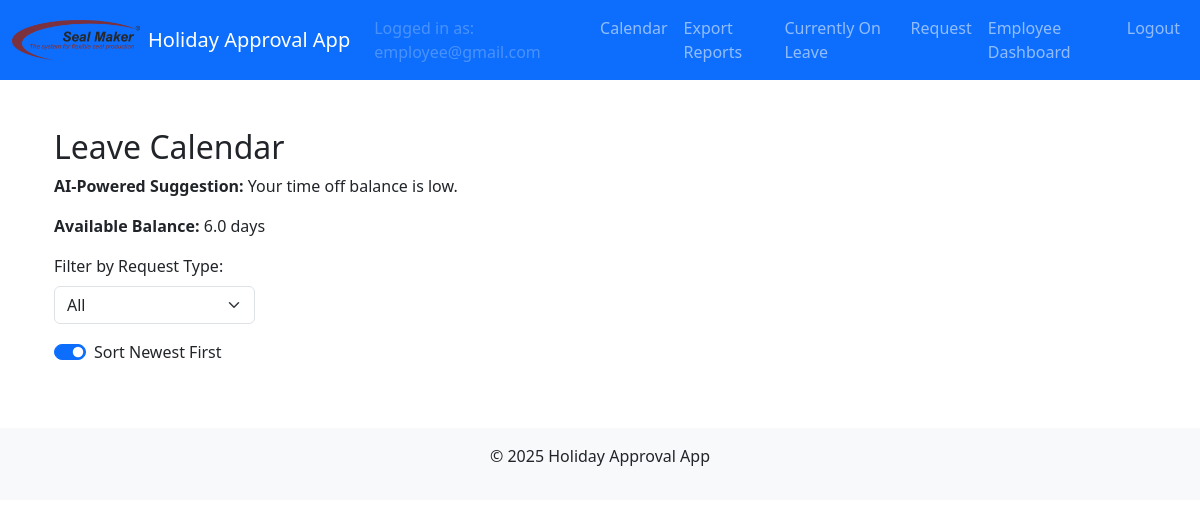
The app's page /calendar (signed in), older data.
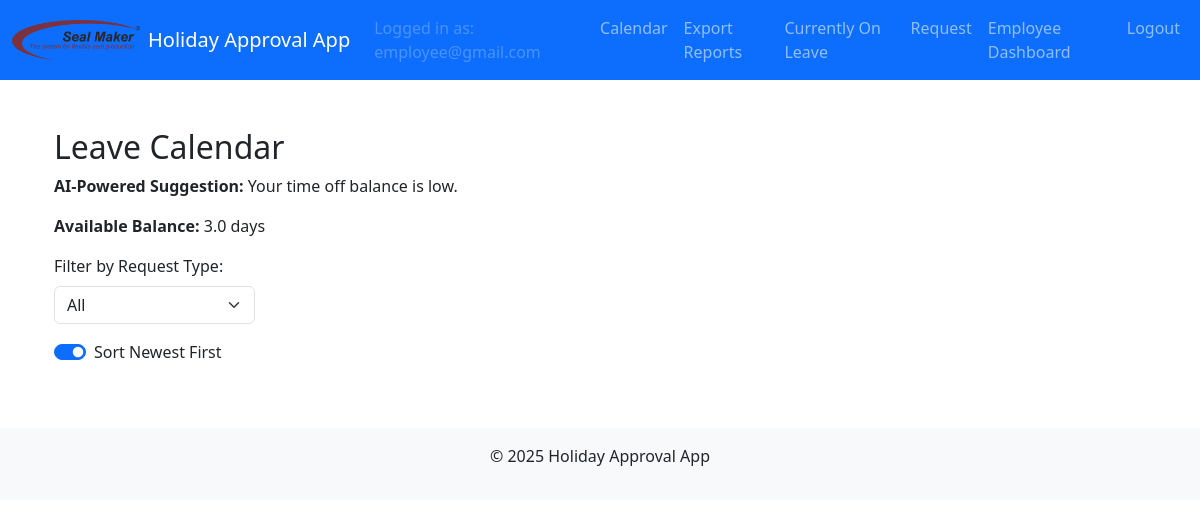
The same page, newer data.
### models.py (models this page shows, shortened)
class User(UserMixin, db.Model):
    id = db.Column(db.Integer, primary_key=True)
    email = db.Column(db.String(120), unique=True, nullable=False)
    name = db.Column(db.String(120), nullable=True)           # Full name field
    cost_center = db.Column(db.String(50), nullable=True)       # Cost center field
    password_hash = db.Column(db.String(128), nullable=False)
    role = db.Column(db.String(20), nullable=False)             # Roles: employee, supervisor, manager, admin, hr, sub-admin
    time_off_balance = db.Column(db.Float, nullable=False, default=20.0, server_default="20.0")
    active = db.Column(db.Boolean, nullable=False, default=True, server_default="1")
    department = db.Column(db.String(100), nullable=True)       # Department field
    force_password_reset = db.Column(db.Boolean, nullable=False, default=False, server_default="0")

### main/routes.py (the view)
@main_bp.route('/calendar')
@login_required
def calendar():
    suggestion = ""
    if current_user.role == 'employee':
        if current_user.time_off_balance >= 10:
            suggestion = "Consider planning a vacation next month!"
        else:
            suggestion = "Your time off balance is low."
    else:
        suggestion = "View the overall leave calendar for your team."
    return render_template('calendar.html', suggestion=suggestion)

### app.py (called while the page is built)
def create_app():
    app = Flask(__name__)
    app.config.from_object(Config)
    db.init_app(app)
    migrate.init_app(app, db)
    login_manager.init_app(app)
    bcrypt.init_app(app)
    mail.init_app(app)
    login_manager.login_view = 'auth.login'
    @login_manager.user_loader
    def load_user(user_id):
        return User.query.get(int(user_id))
    from auth.routes import auth_bp
    from main.routes import main_bp
    from admin.routes import admin_bp
    from hr.routes import hr_bp
    app.register_blueprint(auth_bp)
    app.register_blueprint(main_bp)
    app.register_blueprint(admin_bp)
    app.register_blueprint(hr_bp)
    return app

### templates/calendar.html (shortened to what this page needs)
{% extends "layout.html" %}
{% block content %}
<div class="container py-4">
  <h2>Leave Calendar</h2>
  <p><strong>AI-Powered Suggestion:</strong> {{ suggestion }}</p>
  {% if current_user.role == 'employee' %}
    <p><strong>Available Balance:</strong> {{ current_user.time_off_balance }} days</p>
  {% endif %}
  <div class="mb-3">
    <label for="filterType" class="form-label">Filter by Request Type:</label>
    <select id="filterType" class="form-select" style="width: auto;">
      <option value="all">All</option>
    </select>
  </div>
  <div class="mb-3">
    <div class="form-check form-switch">
      <input class="form-check-input" type="checkbox" id="sortOrderToggle" checked>
      <label class="form-check-label" for="sortOrderToggle">Sort Newest First</label>
    </div>
  </div>
</div>
<link href="https://cdn.jsdelivr.net/npm/fullcalendar@5.11.0/main.min.css" rel="stylesheet" />
{% endblock %}

### templates/layout.html (shortened to what this page needs)
<!doctype html>
<html lang="en">
  <head>
    <link
      href="https://cdn.jsdelivr.net/npm/bootstrap@5.3.0/dist/css/bootstrap.min.css"
      rel="stylesheet"
    >
    <link rel="stylesheet" href="{{ url_for('static', filename='css/styles.css') }}">
  </head>
  <body>
    <nav class="navbar navbar-expand-lg navbar-dark bg-primary">
      <div class="container-fluid">
        <a class="navbar-brand d-flex align-items-center" href="{{ url_for('main.calendar') }}">
          <img
            src="{{ url_for('static', filename='img/logo.png') }}"
            alt="Company Logo"
            height="40"
            class="me-2"
          >
          <span>Holiday Approval App</span>
        </a>
        <div class="collapse navbar-collapse" id="navbarSupportedContent">
          <ul class="navbar-nav ms-auto">
            {% if current_user.is_authenticated %}
              <li class="nav-item">
                <span class="nav-link disabled">
                  Logged in as: {{ current_user.email }}
                </span>
              </li>
              <li class="nav-item">
                <a class="nav-link" href="{{ url_for('main.calendar') }}">Calendar</a>
              </li>
              <li class="nav-item">
                <a class="nav-link" href="{{ url_for('main.export_reports') }}">Export Reports</a>
              </li>
              <li class="nav-item">
                <a class="nav-link" href="{{ url_for('main.currently_on_leave') }}">Currently On Leave</a>
              </li>
              {% if current_user.role == 'employee' %}
                <li class="nav-item">
                  <a class="nav-link" href="{{ url_for('main.new_holiday_request') }}">Request</a>
                </li>
                <li class="nav-item">
                  <a class="nav-link" href="{{ url_for('main.employee_dashboard') }}">Employee Dashboard</a>
                </li>
              {% elif current_user.role == 'supervisor' %}
                <li class="nav-item">
                  <a class="nav-link" href="{{ url_for('main.supervisor_dashboard') }}">Supervisor Dashboard</a>
                </li>
              {% elif current_user.role == 'manager' %}
                <li class="nav-item">
                  <a class="nav-link" href="{{ url_for('main.manager_dashboard') }}">Manager Dashboard</a>
                </li>
              {% elif current_user.role == 'admin' %}
                <li class="nav-item">
                  <a class="nav-link" href="{{ url_for('admin.dashboard') }}">Admin Dashboard</a>
                </li>
              {% elif current_user.role == 'hr' %}
                <li class="nav-item">
                  <a class="nav-link" href="{{ url_for('hr.dashboard') }}">HR Dashboard</a>
                </li>
              {% elif current_user.role == 'management' %}
                <li class="nav-item">
                  <a class="nav-link" href="{{ url_for('main.management_dashboard') }}">Management Dashboard</a>
                </li>
              {% endif %}
              <li class="nav-item">
                <a class="nav-link" href="{{ url_for('auth.logout') }}">Logout</a>
              </li>
            {% else %}
              <li class="nav-item">
                <a class="nav-link" href="{{ url_for('auth.login') }}">Login</a>
              </li>
            {% endif %}
          </ul>
        </div>
      </div>
    </nav>
    <div class="container my-4">
      {% block content %}{% endblock %}
    </div>
    <footer class="bg-light text-center p-3">
      <div class="container">
        <p>&copy; 2025 Holiday Approval App</p>
      </div>
    </footer>
  </body>
</html>

Row changes from the older to the newer data that the page shows:
changed User "employee@gmail.com": time_off_balance "6.0" → "3.0"
